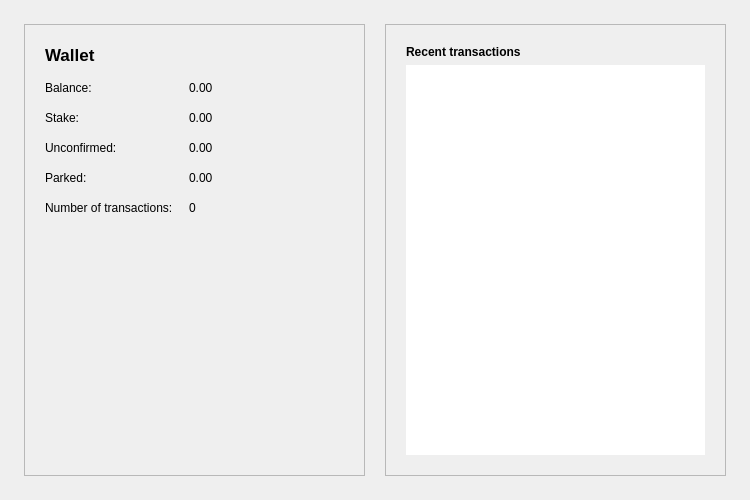
<?xml version="1.0" encoding="UTF-8"?>
<ui version="4.0">
 <class>OverviewPage</class>
 <widget class="QWidget" name="OverviewPage">
  <property name="geometry">
   <rect>
    <x>0</x>
    <y>0</y>
    <width>750</width>
    <height>500</height>
   </rect>
  </property>
  <property name="windowTitle">
   <string>Form</string>
  </property>
  <layout class="QHBoxLayout" name="horizontalLayout" stretch="1,1">
   <property name="leftMargin">
    <number>24</number>
   </property>
   <property name="topMargin">
    <number>24</number>
   </property>
   <property name="rightMargin">
    <number>24</number>
   </property>
   <property name="bottomMargin">
    <number>24</number>
   </property>
   <property name="spacing">
    <number>20</number>
   </property>
   <item>
    <widget class="QFrame" name="frame">
     <property name="sizePolicy">
      <sizepolicy hsizetype="Expanding" vsizetype="Expanding">
       <horstretch>0</horstretch>
       <verstretch>0</verstretch>
      </sizepolicy>
     </property>
     <property name="frameShape">
      <enum>QFrame::StyledPanel</enum>
     </property>
     <property name="frameShadow">
      <enum>QFrame::Raised</enum>
     </property>
     <layout class="QFormLayout" name="formLayout_2">
      <property name="fieldGrowthPolicy">
       <enum>QFormLayout::AllNonFixedFieldsGrow</enum>
      </property>
      <property name="horizontalSpacing">
       <number>16</number>
      </property>
      <property name="verticalSpacing">
       <number>16</number>
      </property>
      <property name="leftMargin">
       <number>20</number>
      </property>
      <property name="topMargin">
       <number>20</number>
      </property>
      <property name="rightMargin">
       <number>20</number>
      </property>
      <property name="bottomMargin">
       <number>20</number>
      </property>
      <item row="1" column="0" colspan="2">
       <widget class="QLabel" name="label_5">
        <property name="font">
         <font>
          <pointsize>13</pointsize>
          <weight>75</weight>
          <bold>true</bold>
         </font>
        </property>
        <property name="text">
         <string>Wallet</string>
        </property>
       </widget>
      </item>
      <item row="2" column="0">
       <widget class="QLabel" name="label">
        <property name="text">
         <string>Balance:</string>
        </property>
       </widget>
      </item>
      <item row="2" column="1">
       <widget class="QLabel" name="labelBalance">
        <property name="text">
         <string notr="true">0.00</string>
        </property>
       </widget>
      </item>
      <item row="3" column="0">
       <widget class="QLabel" name="labelStakeLabel">
        <property name="text">
         <string>Stake:</string>
        </property>
       </widget>
      </item>
      <item row="3" column="1">
       <widget class="QLabel" name="labelStake">
        <property name="text">
         <string notr="true">0.00</string>
        </property>
       </widget>
      </item>
      <item row="4" column="0">
       <widget class="QLabel" name="label_3">
        <property name="text">
         <string>Unconfirmed:</string>
        </property>
       </widget>
      </item>
      <item row="4" column="1">
       <widget class="QLabel" name="labelUnconfirmed">
        <property name="text">
         <string notr="true">0.00</string>
        </property>
       </widget>
      </item>
      <item row="5" column="0">
       <widget class="QLabel" name="labelParkedLabel">
        <property name="text">
         <string>Parked:</string>
        </property>
       </widget>
      </item>
      <item row="5" column="1">
       <widget class="QLabel" name="labelParked">
        <property name="text">
         <string notr="true">0.00</string>
        </property>
       </widget>
      </item>
      <item row="6" column="0">
       <widget class="QLabel" name="label_2">
        <property name="text">
         <string>Number of transactions:</string>
        </property>
       </widget>
      </item>
      <item row="6" column="1">
       <widget class="QLabel" name="labelNumTransactions">
        <property name="text">
         <string>0</string>
        </property>
       </widget>
      </item>
     </layout>
    </widget>
   </item>
   <item>
    <widget class="QFrame" name="frame_2">
     <property name="sizePolicy">
      <sizepolicy hsizetype="Expanding" vsizetype="Expanding">
       <horstretch>0</horstretch>
       <verstretch>0</verstretch>
      </sizepolicy>
     </property>
     <property name="frameShape">
      <enum>QFrame::StyledPanel</enum>
     </property>
     <property name="frameShadow">
      <enum>QFrame::Raised</enum>
     </property>
     <layout class="QVBoxLayout" name="verticalLayout">
      <property name="leftMargin">
       <number>20</number>
      </property>
      <property name="topMargin">
       <number>20</number>
      </property>
      <property name="rightMargin">
       <number>20</number>
      </property>
      <property name="bottomMargin">
       <number>20</number>
      </property>
      <item>
       <widget class="QLabel" name="label_4">
        <property name="text">
         <string>&lt;b&gt;Recent transactions&lt;/b&gt;</string>
        </property>
       </widget>
      </item>
      <item>
       <widget class="QListView" name="listTransactions">
        <property name="frameShape">
         <enum>QFrame::NoFrame</enum>
        </property>
        <property name="verticalScrollBarPolicy">
         <enum>Qt::ScrollBarAlwaysOff</enum>
        </property>
        <property name="horizontalScrollBarPolicy">
         <enum>Qt::ScrollBarAlwaysOff</enum>
        </property>
       </widget>
      </item>
     </layout>
    </widget>
   </item>
  </layout>
 </widget>
 <resources/>
 <connections/>
</ui>
